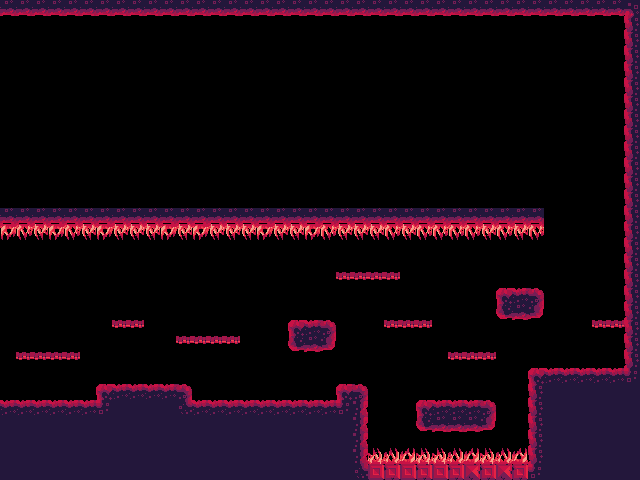

The image is a tile-based game level rendered from a .tmx file. Its description and complete source (layers, tilesets, objects, tile grids) follow:
An orthogonal 40x30 tile map with 16x16 px tiles, 1 tile layer (Tile Layer 1).

<map version="1.0" orientation="orthogonal" renderorder="right-down" width="40" height="30" tilewidth="16" tileheight="16" nextobjectid="1">
 <tileset firstgid="1" name="ld33_tilesheet" tilewidth="16" tileheight="16">
  <image source="../images/ld33_tilesheet.png" width="192" height="80" />
 </tileset>
 <layer name="Tile Layer 1" width="40" height="30">
  <data encoding="csv">
26,26,26,26,26,26,26,26,26,26,26,26,26,26,26,26,26,26,26,26,26,26,26,26,26,26,26,26,26,26,26,26,26,26,26,26,26,26,26,8,
0,0,0,0,0,0,0,0,0,0,0,0,0,0,0,0,0,0,0,0,0,0,0,0,0,0,0,0,0,0,0,0,0,0,0,0,0,0,0,13,
0,0,0,0,0,0,0,0,0,0,0,0,0,0,0,0,0,0,0,0,0,0,0,0,0,0,0,0,0,0,0,0,0,0,0,0,0,0,0,13,
0,0,0,0,0,0,0,0,0,0,0,0,0,0,0,0,0,0,0,0,0,0,0,0,0,0,0,0,0,0,0,0,0,0,0,0,0,0,0,13,
0,0,0,0,0,0,0,0,0,0,0,0,0,0,0,0,0,0,0,0,0,0,0,0,0,0,0,0,0,0,0,0,0,0,0,0,0,0,0,13,
0,0,0,0,0,0,0,0,0,0,0,0,0,0,0,0,0,0,0,0,0,0,0,0,0,0,0,0,0,0,0,0,0,0,0,0,0,0,0,13,
0,0,0,0,0,0,0,0,0,0,0,0,0,0,0,0,0,0,0,0,0,0,0,0,0,0,0,0,0,0,0,0,0,0,0,0,0,0,0,13,
0,0,0,0,0,0,0,0,0,0,0,0,0,0,0,0,0,0,0,0,0,0,0,0,0,0,0,0,0,0,0,0,0,0,0,0,0,0,0,13,
0,0,0,0,0,0,0,0,0,0,0,0,0,0,0,0,0,0,0,0,0,0,0,0,0,0,0,0,0,0,0,0,0,0,0,0,0,0,0,13,
0,0,0,0,0,0,0,0,0,0,0,0,0,0,0,0,0,0,0,0,0,0,0,0,0,0,0,0,0,0,0,0,0,0,0,0,0,0,0,13,
0,0,0,0,0,0,0,0,0,0,0,0,0,0,0,0,0,0,0,0,0,0,0,0,0,0,0,0,0,0,0,0,0,0,0,0,0,0,0,13,
0,0,0,0,0,0,0,0,0,0,0,0,0,0,0,0,0,0,0,0,0,0,0,0,0,0,0,0,0,0,0,0,0,0,0,0,0,0,0,13,
0,0,0,0,0,0,0,0,0,0,0,0,0,0,0,0,0,0,0,0,0,0,0,0,0,0,0,0,0,0,0,0,0,0,0,0,0,0,0,13,
26,26,26,26,26,26,26,26,26,26,26,26,26,26,26,26,26,26,26,26,26,26,26,26,26,26,26,26,26,26,26,26,26,26,0,0,0,0,0,13,
49,50,51,49,50,51,49,51,51,51,49,51,49,51,51,51,49,51,51,49,50,51,51,51,50,51,50,50,50,50,51,50,51,50,0,0,0,0,0,13,
0,0,0,0,0,0,0,0,0,0,0,0,0,0,0,0,0,0,0,0,0,0,0,0,0,0,0,0,0,0,0,0,0,0,0,0,0,0,0,13,
0,0,0,0,0,0,0,0,0,0,0,0,0,0,0,0,0,0,0,0,0,0,0,0,0,0,0,0,0,0,0,0,0,0,0,0,0,0,0,13,
0,0,0,0,0,0,0,0,0,0,0,0,0,0,0,0,0,0,0,0,0,34,34,34,34,0,0,0,0,0,0,0,0,0,0,0,0,0,0,13,
0,0,0,0,0,0,0,0,0,0,0,0,0,0,0,0,0,0,0,0,0,0,0,0,0,0,0,0,0,0,0,1,2,3,0,0,0,0,0,13,
0,0,0,0,0,0,0,0,0,0,0,0,0,0,0,0,0,0,0,0,0,0,0,0,0,0,0,0,0,0,0,25,26,27,0,0,0,0,0,13,
0,0,0,0,0,0,0,34,34,0,0,0,0,0,0,0,0,0,1,2,3,0,0,0,34,34,34,0,0,0,0,0,0,0,0,0,0,34,34,13,
0,0,0,0,0,0,0,0,0,0,0,34,34,34,34,0,0,0,25,26,27,0,0,0,0,0,0,0,0,0,0,0,0,0,0,0,0,0,0,13,
0,34,34,34,34,0,0,0,0,0,0,0,0,0,0,0,0,0,0,0,0,0,0,0,0,0,0,0,34,34,34,0,0,0,0,0,0,0,0,13,
0,0,0,0,0,0,0,0,0,0,0,0,0,0,0,0,0,0,0,0,0,0,0,0,0,0,0,0,0,0,0,0,0,1,2,2,2,2,2,20,
0,0,0,0,0,0,1,2,2,2,2,3,0,0,0,0,0,0,0,0,0,1,3,0,0,0,0,0,0,0,0,0,0,13,14,14,14,14,14,14,
2,2,2,2,2,2,20,14,14,14,14,19,2,2,2,2,2,2,2,2,2,20,15,0,0,0,1,2,2,2,3,0,0,13,14,14,14,14,14,14,
14,14,14,14,14,14,14,14,14,14,14,14,14,14,14,14,14,14,14,14,14,14,15,0,0,0,25,26,26,26,27,0,0,13,14,14,14,14,14,14,
14,14,14,14,14,14,14,14,14,14,14,14,14,14,14,14,14,14,14,14,14,14,15,0,0,0,0,0,0,0,0,0,0,13,14,14,14,14,14,14,
14,14,14,14,14,14,14,14,14,14,14,14,14,14,14,14,14,14,14,14,14,14,15,41,42,43,41,41,42,43,41,42,43,13,14,14,14,14,14,14,
14,14,14,14,14,14,14,14,14,14,14,14,14,14,14,14,14,14,14,14,14,14,19,40,39,40,39,40,39,38,39,38,39,20,14,14,14,14,14,14
</data>
 </layer>
</map>
